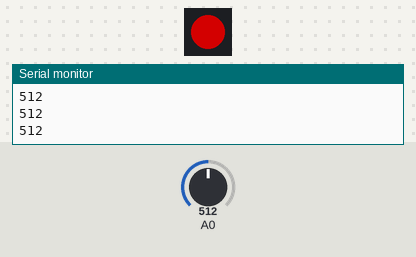
A sketch run on a simulated Arduino Nano, built with avr-gcc and run on an emulated ATmega328P. Parts: 1 RGB LEDs in strip order, left to right, the last lines printed to the serial monitor. The inputs (shaded band) are chosen by the test bench; at power-on: A0 = 512. Dim RGB values are drawn brighter than linear.

Above: at 1.2 s.
1.3 s: A0 set to 211
At 2.3 s:
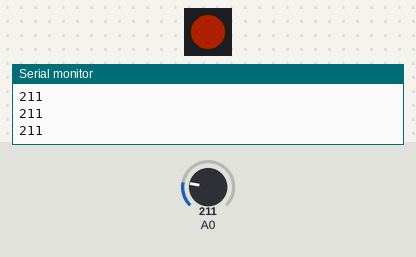
2.8 s: A0 set to 194
At 3.6 s:
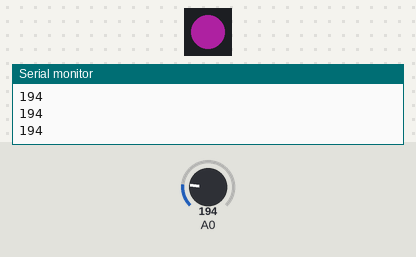
4.3 s: A0 set to 174
At 4.9 s:
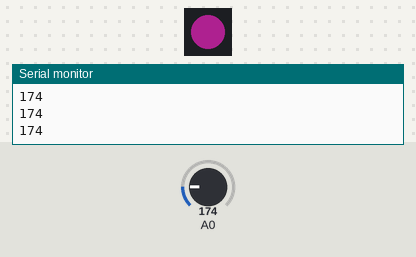
5.8 s: A0 set to 144
At 6.1 s:
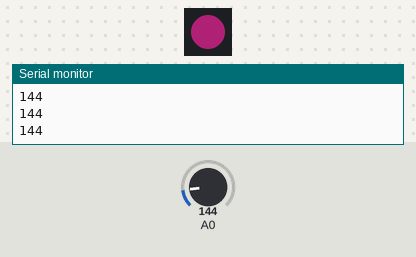
7.3 s: A0 set to 410
At 7.9 s:
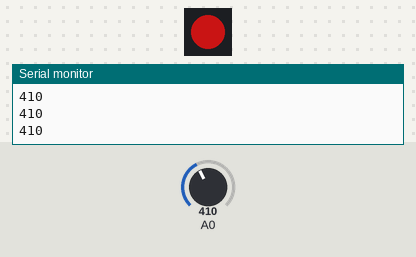
8.8 s: A0 set to 390
At 9.2 s:
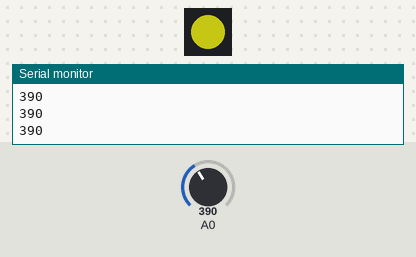
Timing chart, 0 to 11.3 s (numbered marks = the images above; inputs shaded):
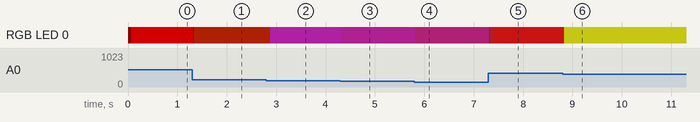

Measured:
- the behaviour switches between 201 and 200 on A0 (found by bisection; images 1 and 2)
- after the input at 1.3 s, RGB LED 0: RGB(127, 0, 0) → RGB(52, 0, 0) at once, → RGB(52, 10, 0) 0.02 s later
- after the input at 2.8 s, RGB LED 0: RGB(52, 10, 0) → RGB(52, 10, 48) after 0.08 s
- after the input at 4.3 s, RGB LED 0: RGB(52, 10, 48) → RGB(52, 10, 43) at once
- after the input at 5.8 s, RGB LED 0: RGB(52, 10, 43) → RGB(52, 10, 35) at once
- after the input at 7.3 s, RGB LED 0: RGB(52, 10, 35) → RGB(52, 10, 102) at once, → RGB(52, 10, 10) 0.02 s later, → RGB(102, 10, 10) 0.06 s later
- after the input at 8.8 s, RGB LED 0: RGB(102, 10, 10) → RGB(97, 10, 10) at once, → RGB(97, 97, 10) 0.02 s later

The sketch:

SHENGRI.ino
```cpp
#include <Adafruit_NeoPixel.h>

#define PIN  A6

Adafruit_NeoPixel strip = Adafruit_NeoPixel(1, PIN, NEO_GRB + NEO_KHZ800);

int zone=0;

int zone_vol[3]=
{
  400,200,100
};

void setup() {
  Serial.begin(9600);
  strip.begin();
  strip.show(); // Initialize all pixels to 'off'
}

unsigned long timer[3];
int vol[3];

unsigned long timer_color;
int color;

boolean sta,sta_cache;

void loop()
{
  int v=analogRead(A0);
  Serial.println(v);

  if(millis()-timer_color>50)
  {
    timer_color=millis();
    if(v>400)
      sta=true;
    else
      sta=false;

    if(sta && !sta_cache)
      color++;

    sta_cache=sta;

    if(color>2)
      color=0;
  }

  if(millis()-timer[0]>100)
  {
    timer[0]=millis();
    if(v>zone_vol[0])
      zone=0;
    else if(v>zone_vol[1])
      zone=1;
    else if(v>zone_vol[2])
      zone=2;
    else
      zone=9;
  }

  switch(zone)
  {
  case 0:
    if(color!=0)
      vol[0]=map(v,0,1023,0,255);
    else
      vol[0]=10;
    break;
  case 1:
    if(color!=1)
      vol[1]=map(v,0,1023,0,255);
    else
      vol[1]=10;
    break;
  case 2:
    if(color!=2)
      vol[2]=map(v,0,1023,0,255);
    else
      vol[2]=10;
    break;
  }

  // Some example procedures showing how to display to the pixels:
  colorWipe(strip.Color(vol[0],vol[1], vol[2]), 20);
}

// Fill the dots one after the other with a color
void colorWipe(uint32_t c, uint8_t wait) {
  for(uint16_t i=0; i<strip.numPixels(); i++) {
    strip.setPixelColor(i, c);
    strip.show();
    delay(wait);
  }
}
```
